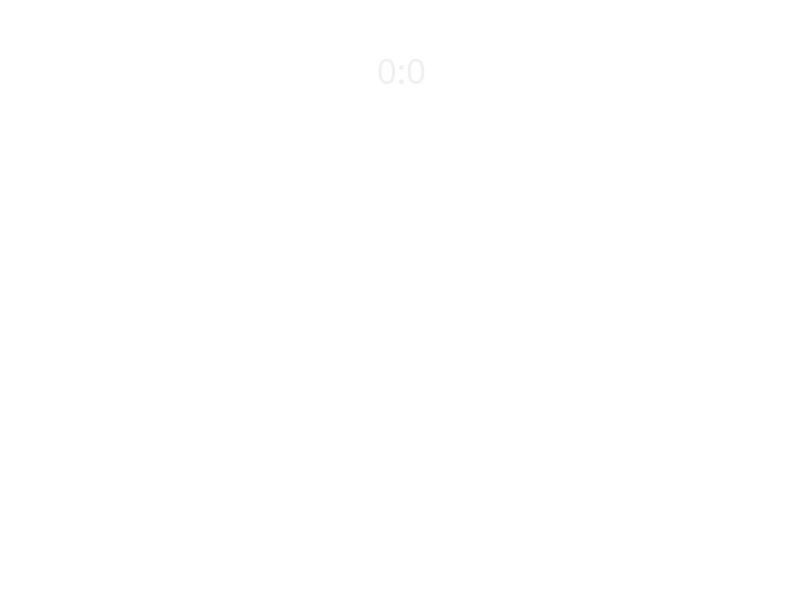
<?xml version="1.0" encoding="UTF-8"?>
<ui version="4.0">
 <class>GameScene</class>
 <widget class="QWidget" name="GameScene">
  <property name="geometry">
   <rect>
    <x>0</x>
    <y>0</y>
    <width>800</width>
    <height>600</height>
   </rect>
  </property>
  <property name="windowTitle">
   <string>Form</string>
  </property>
  <widget class="QGraphicsView" name="graphicsView">
   <property name="geometry">
    <rect>
     <x>0</x>
     <y>0</y>
     <width>800</width>
     <height>600</height>
    </rect>
   </property>
   <property name="sizePolicy">
    <sizepolicy hsizetype="Fixed" vsizetype="Fixed">
     <horstretch>0</horstretch>
     <verstretch>0</verstretch>
    </sizepolicy>
   </property>
   <property name="minimumSize">
    <size>
     <width>800</width>
     <height>600</height>
    </size>
   </property>
   <property name="maximumSize">
    <size>
     <width>800</width>
     <height>600</height>
    </size>
   </property>
   <property name="baseSize">
    <size>
     <width>0</width>
     <height>0</height>
    </size>
   </property>
   <property name="layoutDirection">
    <enum>Qt::LeftToRight</enum>
   </property>
   <property name="autoFillBackground">
    <bool>false</bool>
   </property>
   <property name="styleSheet">
    <string notr="true">background-image: url(&quot;:/images/images/background.png&quot;);
background-repeat: no-repeat;
</string>
   </property>
   <property name="frameShape">
    <enum>QFrame::NoFrame</enum>
   </property>
   <property name="lineWidth">
    <number>0</number>
   </property>
   <property name="midLineWidth">
    <number>0</number>
   </property>
   <property name="verticalScrollBarPolicy">
    <enum>Qt::ScrollBarAlwaysOff</enum>
   </property>
   <property name="horizontalScrollBarPolicy">
    <enum>Qt::ScrollBarAlwaysOff</enum>
   </property>
   <property name="transformationAnchor">
    <enum>QGraphicsView::AnchorViewCenter</enum>
   </property>
  </widget>
  <widget class="QLabel" name="label">
   <property name="geometry">
    <rect>
     <x>336</x>
     <y>40</y>
     <width>131</width>
     <height>61</height>
    </rect>
   </property>
   <property name="font">
    <font>
     <family>Ravie</family>
     <pointsize>26</pointsize>
    </font>
   </property>
   <property name="styleSheet">
    <string notr="true">color: #f0f0f0</string>
   </property>
   <property name="text">
    <string>0:0</string>
   </property>
   <property name="textFormat">
    <enum>Qt::RichText</enum>
   </property>
   <property name="alignment">
    <set>Qt::AlignCenter</set>
   </property>
  </widget>
  <widget class="QLabel" name="player1">
   <property name="geometry">
    <rect>
     <x>130</x>
     <y>10</y>
     <width>101</width>
     <height>20</height>
    </rect>
   </property>
   <property name="font">
    <font>
     <family>Ravie</family>
     <pointsize>12</pointsize>
    </font>
   </property>
   <property name="styleSheet">
    <string notr="true">color: #ffffff</string>
   </property>
   <property name="text">
    <string>Player1</string>
   </property>
  </widget>
  <widget class="QLabel" name="player2">
   <property name="geometry">
    <rect>
     <x>570</x>
     <y>10</y>
     <width>101</width>
     <height>20</height>
    </rect>
   </property>
   <property name="font">
    <font>
     <family>Ravie</family>
     <pointsize>12</pointsize>
    </font>
   </property>
   <property name="styleSheet">
    <string notr="true">color:  #ffffff</string>
   </property>
   <property name="text">
    <string>Player2</string>
   </property>
  </widget>
 </widget>
 <resources/>
 <connections/>
</ui>
